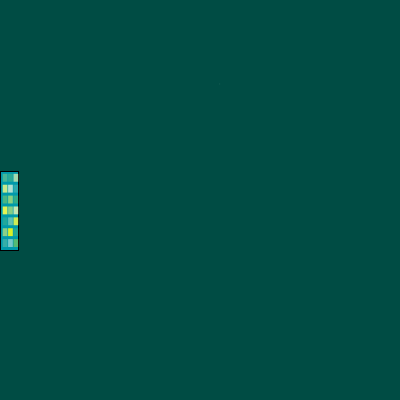
Frame 1 (no input)
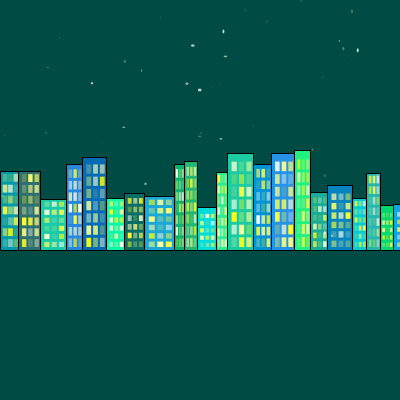
Frame 60 (the mouse pressed at the canvas centre just before this capture)
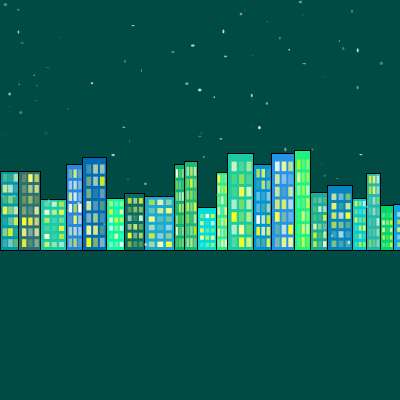
Frame 120 (the mouse held since frame 60 and released just before this capture)

The Processing sketch that drew these frames (run headless with seeded random() and noise(); from frame 60 on, the mouse is pressed at the canvas centre):

// Processing sketch: processing_86983
// ── processing_86983.pde

float buildheight = random(40,100);
float buildwidth = random(15,30);
float i = 0;
float windowh = buildheight / 10;
float windoww = buildwidth / 4;
float floorcount = 0;
color buildcolor;
float starcount = random(1000);
float starcounter = 0;

void setup(){
  size(400,400);
  background(0,76,68);
 noStroke();

}

void draw(){
   if(starcounter < starcount){
   fill(random(200,255), random(200,255), random(200,255), random(255));
   ellipse(random(width), random(0,250),random(4), random(4));
   starcounter++;
 }
  if (i < width){
    fill(color(random(50), random(100,255), random(100,255)));
   drawBuilding();
    i = i + buildwidth;
    buildwidth = random(10,30);
    buildheight =random(40,100);
    windowh = buildheight / 10;
    windoww = buildwidth / 5;
    floorcount = 0;
  }
}
  void drawBuilding()
  {
    stroke(.5);
    rect(i, 250, buildwidth, -buildheight);
    noStroke();
    while(floorcount < buildheight -9){
      fill(color(255,255,random(255),random(30,255)));
      rect(i+buildwidth/7, 250 - (floorcount + windowh + 3), windoww, windowh);
       fill(color(255,255,random(255),random(30,255)));
      rect(i+3*buildwidth/7, 250 - (floorcount + windowh + 3), windoww, windowh);
       fill(color(255,255,random(255),random(30,255)));
      rect(i+5*buildwidth/7, 250 - (floorcount + windowh + 3), windoww, windowh);
      floorcount = floorcount + windowh + 3;
    }
  }
